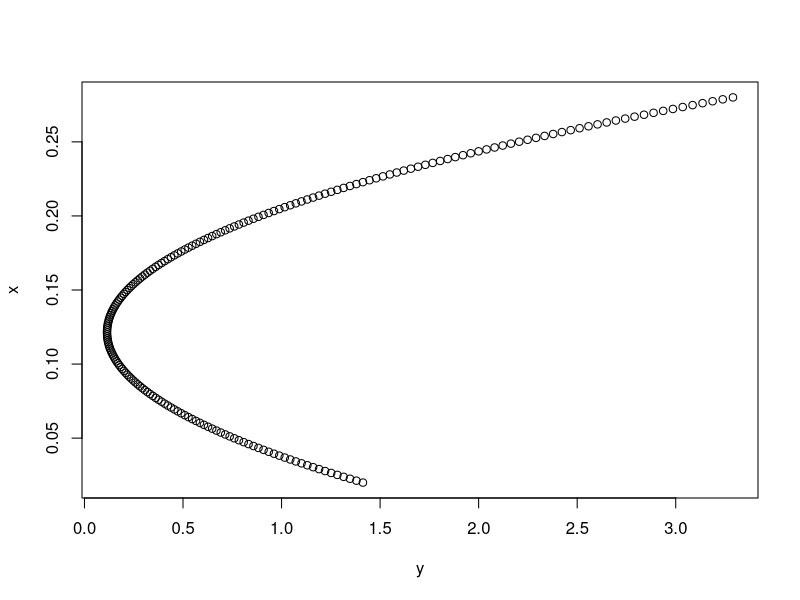

Recreate this plot in R.
#2
p_0=100
eps_0=0
sig_0=1
eps_t=rnorm(1001,0,1)
r=0.02
p=c()
K=100
for (t in 1:1000){
  sig=0.01+0.02*sig_0^2+0.01*eps_0^2
  p=c(p,p_0*exp(r-1/2*sig+sqrt(sig)*rnorm(1,0,1)))
}
exp(-r)*mean((p-K)*((p-K)>0))

#3
mu=c(0.1,0.15,0.12)
sig=matrix(2.5,3,3)
sig[1,1]=0.2
sig[2,2]=0.25
sig[3,3]=0.18
sig[1,2]=0.3*sqrt(0.2)*sqrt(0.25)
sig[2,1]=sig[1,2]
sig[2,3]=0.3*sqrt(0.25)*sqrt(0.18)
sig[3,2]=sig[2,3]
sig[1,3]=0.4*sqrt(0.2)*sqrt(0.18)
sig[3,1]=0.4*sqrt(0.2)*sqrt(0.18)
M=cbind(mu,1)
B=t(M)%*%solve(sig)%*%M
m0_tu_1=c(0.02,1)
m0_tu_2=c(0.15,1)
w_1=solve(sig)%*%M%*%solve(B)%*%t(t(m0_tu_1))
w_2=solve(sig)%*%M%*%solve(B)%*%t(t(m0_tu_2))

mu_1=t(w_1)%*%mu
mu_2=t(w_2)%*%mu
sd_1=t(w_1)%*%sig%*%t(t(w_1))
sd_2=t(w_2)%*%sig%*%t(t(w_2))

x=c()
y=c()
for (alp in seq(-1,1,0.01)){
 w_=alp*w_1+(1-alp)*w_2
 x=c(x,t(w_)%*%mu)
 y=c(y,t(w_)%*%sig%*%t(t(w_)))
}
# efficient frontier
plot(y,x)

alp_1=1*t(c(1,1,1))%*%solve(sig)%*%mu  
alp_2=0.2*t(c(1,1,1))%*%solve(sig)%*%mu

opt_1=(1-alp_1[1,1])*((solve(sig)%*%c(1,1,1))/(t(c(1,1,1))%*%solve(sig)%*%c(1,1,1))[1,1])
      +alp_1[1,1]*((solve(sig)%*%mu)/(t(c(1,1,1))%*%solve(sig)%*%mu)[1,1])
opt_2=(1-alp_2[1,1])*((solve(sig)%*%c(1,1,1))/(t(c(1,1,1))%*%solve(sig)%*%c(1,1,1))[1,1])
      +alp_2[1,1]*((solve(sig)%*%mu)/(t(mu)%*%solve(sig)%*%c(1,1,1))[1,1])



